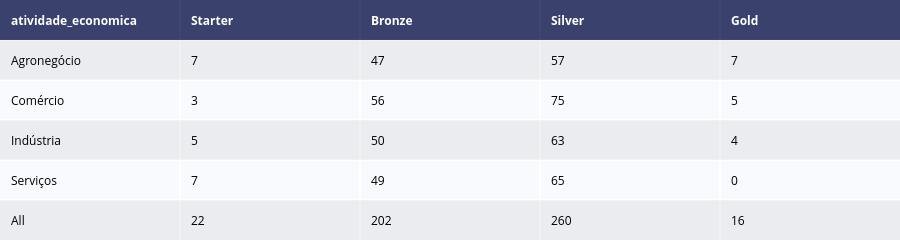

Notebook cell for this chart:
### Code cell
crosstab_atividade = pd.crosstab(df_segmento['atividade_economica'], df_segmento['segmento_de_cliente'], margins=True)[list_Segmentos].reset_index()

tabela_atividade= ff.create_table(crosstab_atividade)

# Motrar a Crosstabe

tabela_atividade.show()

### Figure 1 — Plotly figure (JSON) as saved in the notebook; plotly's stock layout.template omitted (floating-point values rounded to 4 significant figures)
{"data": [{"colorscale": [[0, "#00083e"], [0.5, "#ededee"], [1, "#ffffff"]], "hoverinfo": "none", "opacity": 0.75, "showscale": false, "type": "heatmap", "z": [[0, 0, 0, 0, 0], [0.5, 0.5, 0.5, 0.5, 0.5], [1, 1, 1, 1, 1], [0.5, 0.5, 0.5, 0.5, 0.5], [1, 1, 1, 1, 1], [0.5, 0.5, 0.5, 0.5, 0.5]]}], "layout": {"annotations": [{"align": "left", "font": {"color": "#ffffff"}, "showarrow": false, "text": "<b>atividade_economica</b>", "x": -0.45, "xanchor": "left", "xref": "x", "y": 0, "yref": "y"}, {"align": "left", "font": {"color": "#ffffff"}, "showarrow": false, "text": "<b>Starter</b>", "x": 0.55, "xanchor": "left", "xref": "x", "y": 0, "yref": "y"}, {"align": "left", "font": {"color": "#ffffff"}, "showarrow": false, "text": "<b>Bronze</b>", "x": 1.55, "xanchor": "left", "xref": "x", "y": 0, "yref": "y"}, {"align": "left", "font": {"color": "#ffffff"}, "showarrow": false, "text": "<b>Silver</b>", "x": 2.55, "xanchor": "left", "xref": "x", "y": 0, "yref": "y"}, {"align": "left", "font": {"color": "#ffffff"}, "showarrow": false, "text": "<b>Gold</b>", "x": 3.55, "xanchor": "left", "xref": "x", "y": 0, "yref": "y"}, {"align": "left", "font": {"color": "#000000"}, "showarrow": false, "text": "Agronegócio", "x": -0.45, "xanchor": "left", "xref": "x", "y": 1, "yref": "y"}, {"align": "left", "font": {"color": "#000000"}, "showarrow": false, "text": "7", "x": 0.55, "xanchor": "left", "xref": "x", "y": 1, "yref": "y"}, {"align": "left", "font": {"color": "#000000"}, "showarrow": false, "text": "47", "x": 1.55, "xanchor": "left", "xref": "x", "y": 1, "yref": "y"}, {"align": "left", "font": {"color": "#000000"}, "showarrow": false, "text": "57", "x": 2.55, "xanchor": "left", "xref": "x", "y": 1, "yref": "y"}, {"align": "left", "font": {"color": "#000000"}, "showarrow": false, "text": "7", "x": 3.55, "xanchor": "left", "xref": "x", "y": 1, "yref": "y"}, {"align": "left", "font": {"color": "#000000"}, "showarrow": false, "text": "Comércio", "x": -0.45, "xanchor": "left", "xref": "x", "y": 2, "yref": "y"}, {"align": "left", "font": {"color": "#000000"}, "showarrow": false, "text": "3", "x": 0.55, "xanchor": "left", "xref": "x", "y": 2, "yref": "y"}, {"align": "left", "font": {"color": "#000000"}, "showarrow": false, "text": "56", "x": 1.55, "xanchor": "left", "xref": "x", "y": 2, "yref": "y"}, {"align": "left", "font": {"color": "#000000"}, "showarrow": false, "text": "75", "x": 2.55, "xanchor": "left", "xref": "x", "y": 2, "yref": "y"}, {"align": "left", "font": {"color": "#000000"}, "showarrow": false, "text": "5", "x": 3.55, "xanchor": "left", "xref": "x", "y": 2, "yref": "y"}, {"align": "left", "font": {"color": "#000000"}, "showarrow": false, "text": "Indústria", "x": -0.45, "xanchor": "left", "xref": "x", "y": 3, "yref": "y"}, {"align": "left", "font": {"color": "#000000"}, "showarrow": false, "text": "5", "x": 0.55, "xanchor": "left", "xref": "x", "y": 3, "yref": "y"}, {"align": "left", "font": {"color": "#000000"}, "showarrow": false, "text": "50", "x": 1.55, "xanchor": "left", "xref": "x", "y": 3, "yref": "y"}, {"align": "left", "font": {"color": "#000000"}, "showarrow": false, "text": "63", "x": 2.55, "xanchor": "left", "xref": "x", "y": 3, "yref": "y"}, {"align": "left", "font": {"color": "#000000"}, "showarrow": false, "text": "4", "x": 3.55, "xanchor": "left", "xref": "x", "y": 3, "yref": "y"}, {"align": "left", "font": {"color": "#000000"}, "showarrow": false, "text": "Serviços", "x": -0.45, "xanchor": "left", "xref": "x", "y": 4, "yref": "y"}, {"align": "left", "font": {"color": "#000000"}, "showarrow": false, "text": "7", "x": 0.55, "xanchor": "left", "xref": "x", "y": 4, "yref": "y"}, {"align": "left", "font": {"color": "#000000"}, "showarrow": false, "text": "49", "x": 1.55, "xanchor": "left", "xref": "x", "y": 4, "yref": "y"}, {"align": "left", "font": {"color": "#000000"}, "showarrow": false, "text": "65", "x": 2.55, "xanchor": "left", "xref": "x", "y": 4, "yref": "y"}, {"align": "left", "font": {"color": "#000000"}, "showarrow": false, "text": "0", "x": 3.55, "xanchor": "left", "xref": "x", "y": 4, "yref": "y"}, {"align": "left", "font": {"color": "#000000"}, "showarrow": false, "text": "All", "x": -0.45, "xanchor": "left", "xref": "x", "y": 5, "yref": "y"}, {"align": "left", "font": {"color": "#000000"}, "showarrow": false, "text": "22", "x": 0.55, "xanchor": "left", "xref": "x", "y": 5, "yref": "y"}, {"align": "left", "font": {"color": "#000000"}, "showarrow": false, "text": "202", "x": 1.55, "xanchor": "left", "xref": "x", "y": 5, "yref": "y"}, {"align": "left", "font": {"color": "#000000"}, "showarrow": false, "text": "260", "x": 2.55, "xanchor": "left", "xref": "x", "y": 5, "yref": "y"}, {"align": "left", "font": {"color": "#000000"}, "showarrow": false, "text": "16", "x": 3.55, "xanchor": "left", "xref": "x", "y": 5, "yref": "y"}], "height": 230, "margin": {"b": 0, "l": 0, "r": 0, "t": 0}, "xaxis": {"dtick": 1, "gridwidth": 2, "showticklabels": false, "tick0": -0.5, "ticks": "", "zeroline": false}, "yaxis": {"autorange": "reversed", "dtick": 1, "gridwidth": 2, "showticklabels": false, "tick0": 0.5, "ticks": "", "zeroline": false}}}
